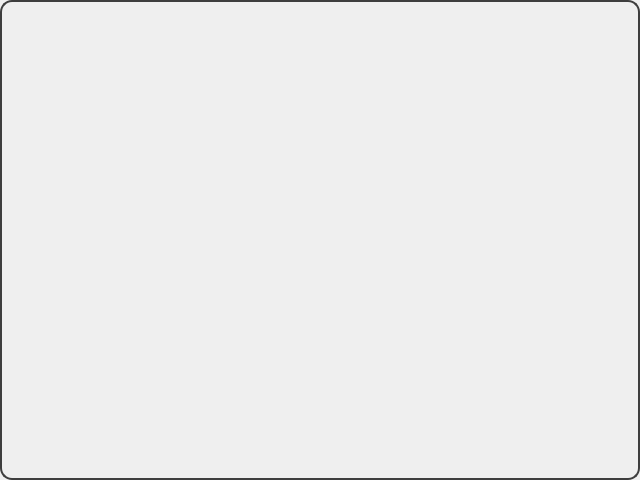
<?xml version="1.0" encoding="UTF-8"?>
<ui version="4.0">
 <class>VideoWidget</class>
 <widget class="QWidget" name="VideoWidget">
  <property name="geometry">
   <rect>
    <x>0</x>
    <y>0</y>
    <width>640</width>
    <height>480</height>
   </rect>
  </property>
  <property name="sizePolicy">
   <sizepolicy hsizetype="Expanding" vsizetype="Expanding">
    <horstretch>1</horstretch>
    <verstretch>1</verstretch>
   </sizepolicy>
  </property>
  <property name="minimumSize">
   <size>
    <width>640</width>
    <height>480</height>
   </size>
  </property>
  <property name="styleSheet">
   <string notr="true">
    QWidget {
      background: qlineargradient(x1:0, y1:0, x2:0, y2:1,
                                 stop:0 #1A1A1A, stop:1 #252526);
      border: 2px solid #3E3E3E;
      border-radius: 12px;
      padding: 8px;
    }
    QWidget:hover {
      border-color: #007ACC;
      transition: border-color 0.2s ease-in-out;
    }
   </string>
  </property>
 </widget>
 <resources/>
 <connections/>
</ui> 
